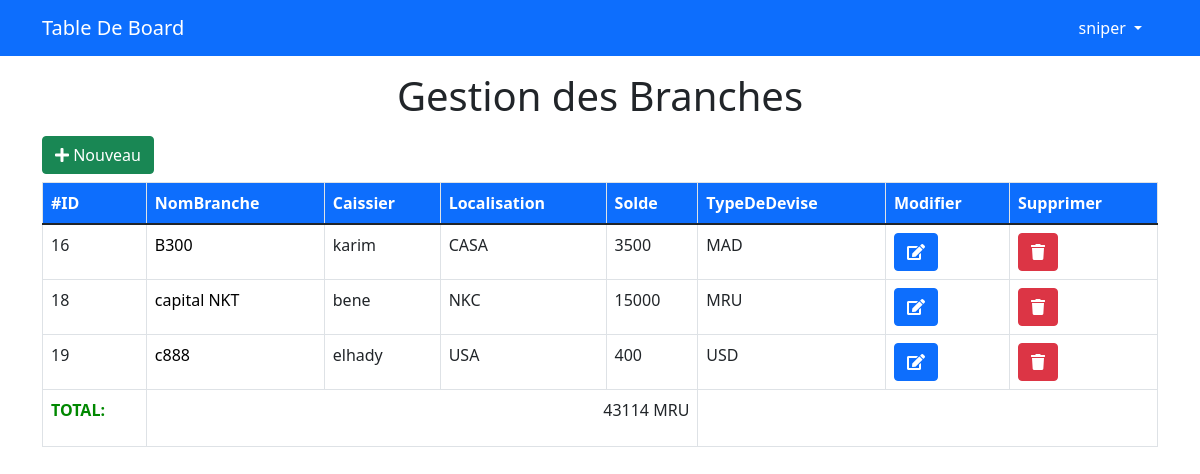
/admin/branch.php (signed in), run on an earlier commit of the app's database.
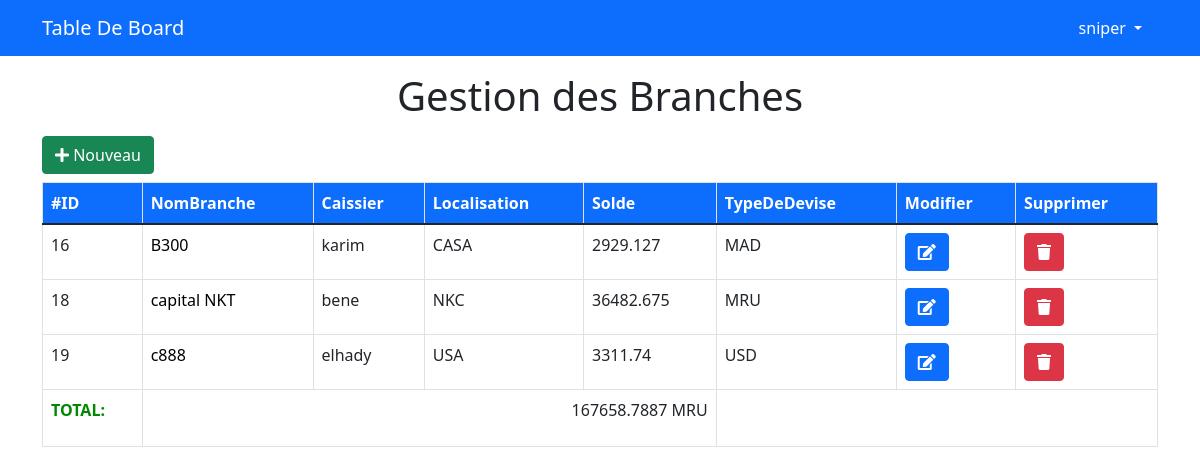
And on a later commit of the database.
### tables this page shows
CREATE TABLE `branchs` (
  `bbid` int(11) NOT NULL,
  `bbBrancheName` varchar(255) NOT NULL,
  `bbCaissier` int(11) NOT NULL,
  `bbLocation` varchar(255) NOT NULL,
  `bbBalance` double NOT NULL,
  `bbCurrencyType` int(11) NOT NULL,
  `bbDate` datetime NOT NULL
);

CREATE TABLE `zzusers` (
  `uuid` int(11) NOT NULL,
  `uuUsername` varchar(255) NOT NULL,
  `uuPassword` varchar(255) NOT NULL,
  `uuFullName` varchar(255) NOT NULL,
  `uuCellphone` bigint(20) NOT NULL,
  `uuStatus` int(11) NOT NULL DEFAULT 0
);

CREATE TABLE `rates` (
  `idRR` int(11) NOT NULL,
  `nameRR` varchar(255) NOT NULL,
  `currencyRR` varchar(255) NOT NULL,
  `cost_price` double NOT NULL,
  `retail_price` double NOT NULL,
  `add_at` datetime NOT NULL,
  `update_at` datetime NOT NULL
);

### admin/MVC/models/database.class.php (called while the page is built)
<?php
class Database {
    private $host   = "localhost";
    private $dbname = "exchangemgt";
    private $user   = "root";
    private $pass   = "";
    protected function connect() {
        try {
            $conn = new PDO("mysql:host={$this->host};dbname={$this->dbname}",$this->user,$this->pass);
            return $conn;
        }catch (PDOException $e) {
            echo $e->getMessage();
        }
    }
}
?>

### admin/MVC/models/branchs.class.php (called while the page is built, shortened)
<?php
class Branchs extends Database {
    public function getBranches() {
        $stmt = $this->connect()->query("SELECT * FROM branchs b JOIN rates r JOIN zzUsers u ON b.bbCurrencyType = r.idRR AND u.uuid = b.bbCaissier");
        $stmt->execute();
        return $stmt->fetchAll();
    }
}
?>

### admin/branch.php (the view, shortened to what this page needs)
<?php
    if(isset($_SESSION['username'])):
        include "init.php";
        $Branches = new Branchs();
        $do = isset($_GET['do']) ? htmlspecialchars($_GET['do']) : "Branch";
        echo '<div class="container branch">';
        if($do == "Branch"){
            echo '<h1 class="text-center mt-3 mb-3">Gestion des Branches</h1>';
    ?>
        <button type="button" class="btn btn-success mb-2" data-bs-toggle="modal" data-bs-target="#addModal">
            <i class='fas fa-plus'></i> Nouveau
        </button>
        <div class="table-responsive">
            <table class="table table-hover table-bordered">
            <thead class="thead-primary">
                <tr>
                    <th scope="col">#ID</th>
                    <th>NomBranche</th>
                    <th>Caissier</th>
                    <th>Localisation</th>
                    <th>Solde</th>
                    <th>TypeDeDevise</th>
                    <th>Modifier</th>
                    <th>Supprimer</th>
                </tr>
            </thead>
            <tbody>
                <?php $getbr =$Branches->getBranches(); $tot = 0; foreach($getbr as $Branche): ?>
                <tr>
                    <td scope="row"><?=$Branche['bbid'];?></td>
                    <td><a class="txt-decoration-none" href="?do=rateBranchs&idbranch=<?=$Branche['bbid'];?>"><?=$Branche['bbBrancheName'];?></a></td>
                    <td><?=$Branche['uuUsername'];?></td>
                    <td><?=$Branche['bbLocation'];?></td>
                    <td><?=($Branche['bbBalance'] - (int)$Branche['bbBalance']) == 0 ? (int)$Branche['bbBalance'] : $Branche['bbBalance'];?></td>
                    <td><?=$Branche['currencyRR'];?></td>
                    <td>
                        <button type="button" class="btn btn-primary btnEditBranch" data-bs-toggle="modal" data-bs-target="#editModal">
                            <i class="fas fa-edit"></i>
                        </button>
                    </td>
                    <td>
                        <button type="button" class="btn btn-danger btnDeleteBranch" data-del="<?=$Branche['bbid'];?>" data-bs-toggle="modal" data-bs-target="#deleteModal">
                            <i class="fas fa-trash"></i>
                        </button>
                    </td>
                </tr>
                <?php $tot += ($Branche['bbBalance'] * $Branche['cost_price']); endforeach; ?>
                <tr>
                    <td class="total-solde">TOTAL:</td>
                    <td colspan="4" class="text-end">
                        <p><?=$tot;?> MRU</p>
                    </td>
                    <td colspan="4"></td>
                </tr>
            </tbody>
            </table>
        </div>
    <?php
        }
        echo "</div>";
        include $tpl . "footer.php";
    else:
        header("Location: index.php");
    endif;
?>

What changed in the data, as far as the page shows it:
changed branchs "CASA": bbBalance "3500" → "2929.127"
changed branchs "capital NKT": bbBalance "15000" → "36482.675"
changed branchs "USA": bbBalance "400" → "3311.74"
Also different on the page:
$tot: "43114" → "167658.7887"
